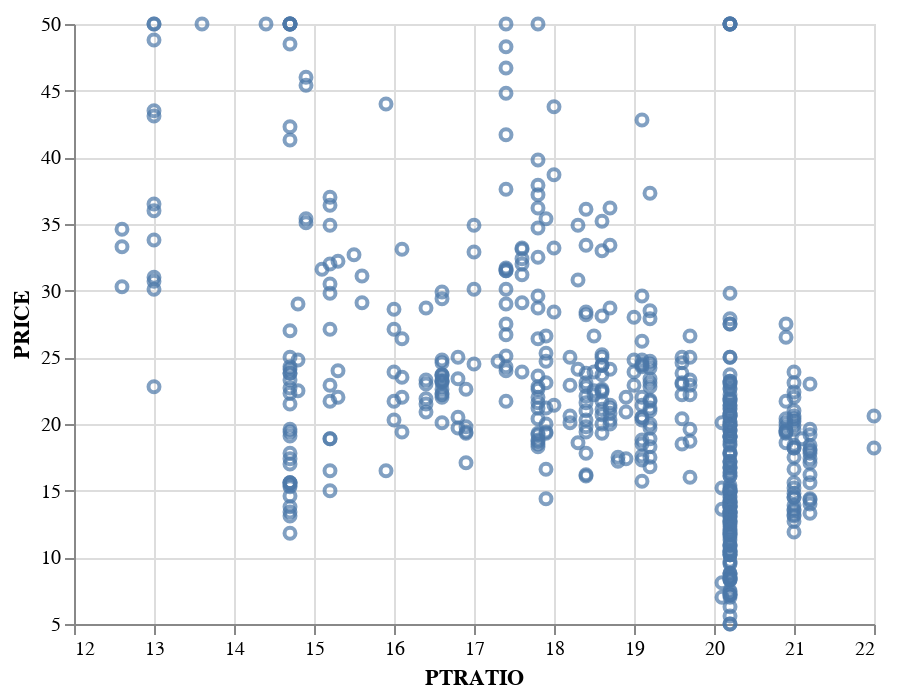

Notebook code for this chart:
### Markdown cell above
And since there is only one predictor (`PTRATIO`), we can easily visualize these data as a scatterplot. Each point here is one row of data (a neighborhood).

### Code cell
import altair as alt
alt.Chart(bos).mark_point().encode(
    x=alt.X('PTRATIO', scale=alt.Scale(zero=False)),
    y=alt.Y('PRICE', scale=alt.Scale(zero=False))
)

### Figure 1 — Vega-Lite specification as saved in the notebook (floating-point values rounded to 4 significant figures; data arrays with more than 128 entries replaced by an {"elided": "..."} marker saying what was removed)
{"$schema": "https://vega.github.io/schema/vega-lite/v3.4.0.json", "config": {"mark": {"tooltip": null}, "view": {"height": 300, "width": 400}}, "data": {"name": "data-306c448271b0304e45613e95e5709dec"}, "datasets": {"data-306c448271b0304e45613e95e5709dec": {"elided": "506 records"}}, "encoding": {"x": {"field": "PTRATIO", "scale": {"zero": false}, "type": "quantitative"}, "y": {"field": "PRICE", "scale": {"zero": false}, "type": "quantitative"}}, "mark": "point"}
